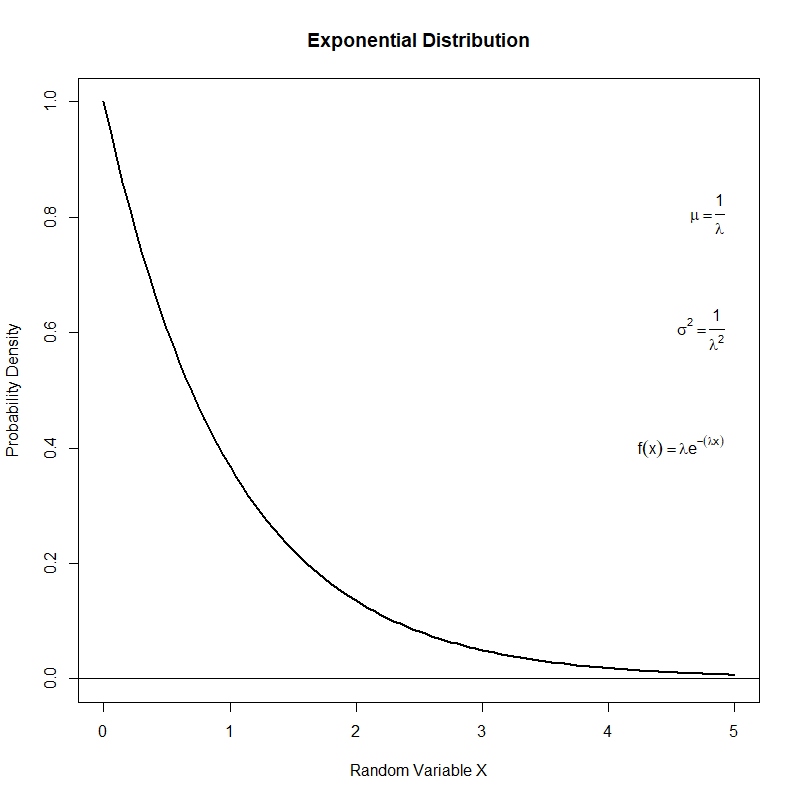

Recreate this plot in R.
### EXPONENTIAL DISTRIBUTION ###

# R documentation
help("dexp")

# Set the rate value
rate <- as.numeric(readline(prompt = "Type the rate value: "))
while(rate < 0){
  rate <- as.numeric(readline(prompt = "Error! Rate must be non-negative: "))
}

# Build probability plot
curve(dexp(x, rate = rate),
      from = 0,
      to = 5,
      type = "l",
      lwd = 2,
      xlab = "Random Variable X",
      ylab = "Probability Density",
      main = "Exponential Distribution",
      ylim = c(0, rate))
abline(h = 0)

# EXAMPLE

curve(dexp(x, rate = 1),
      from = 0,
      to = 5,
      type = "l",
      lwd = 2,
      xlab = "Random Variable X",
      ylab = "Probability Density",
      main = "Exponential Distribution",
      ylim = c(0, 1))
abline(h = 0)
text(x = 5, y = 0.8, expression(mu == frac(1, lambda)), cex = 1, pos = 2)
text(x = 5, y = 0.6, expression(sigma^2 == frac(1, lambda^2)), cex = 1, pos = 2)
text(x = 5, y = 0.4, expression(f(x) == lambda*e^-(lambda*x)), cex = 1, pos = 2)
